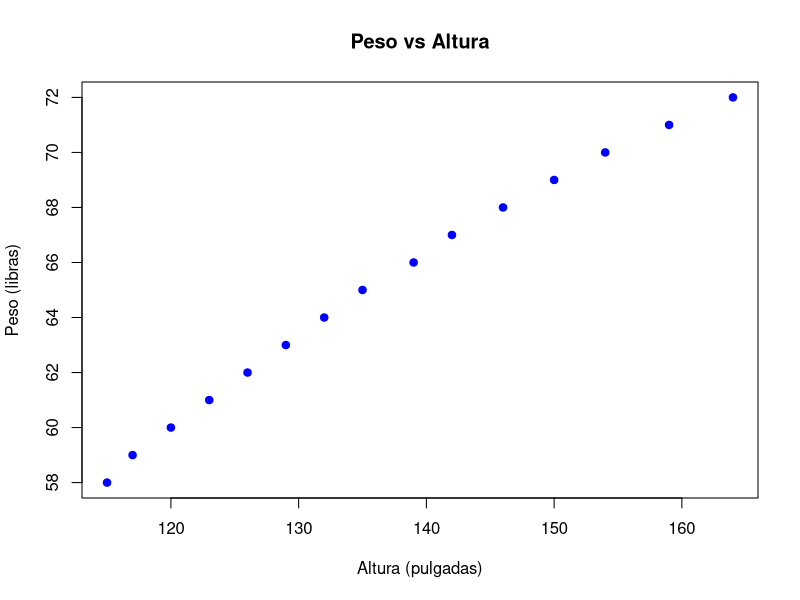
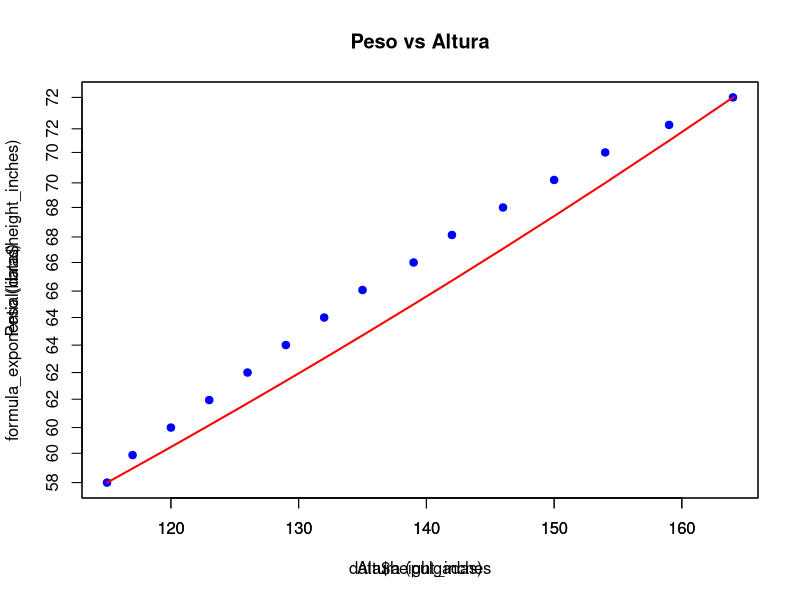
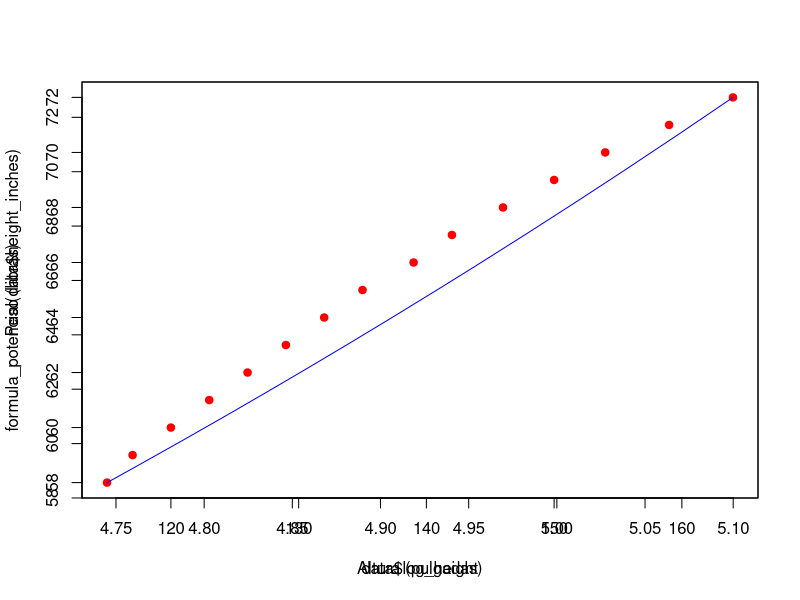

The R script that drew these images, in order:
library(openxlsx)
library(here)

data <- read.xlsx(here('mrl/class19022026/weight_height.xlsx'))

# a) Dibuje los puntos
# variable independiente: height_inches
# variable dependiente: weight_pounds

plot(
    data$height_inches,
    data$weight_pounds,
    main = "Peso vs Altura",
    xlab = "Altura (pulgadas)",
    ylab = "Peso (libras)",
    pch = 19,
    col = "blue"
)

# b) Aplique regresión simple, para construir un modelo exponencial
data$log_weight <- log(data$weight_pounds)
exponencial_model <- lm(log_weight ~ height_inches, data = data)

data$predicted_log_weight <- predict(exponencial_model)

# c) Determine los coeficientes del modelo
## Intercepto
cat('Intercepto:', exponencial_model$coefficients[[1]], '\n')

## Pendiente
cat('Pendiente:', exponencial_model$coefficients[[2]], '\n')

# d) Construya la fórmula del modelo exponencial
formula_exponential <- function(x) {
    exp(exponencial_model$coefficients[[1]] + exponencial_model$coefficients[[2]] * x)
}

# e) Dibuje los puntos y la gráfica del modelo exponencial
plot(
    data$height_inches,
    data$weight_pounds,
    main = "Peso vs Altura",
    xlab = "Altura (pulgadas)",
    ylab = "Peso (libras)",
    pch = 19,
    col = "blue"
)
par(new = T)
plot(
  data$height_inches,
  formula_exponential(data$height_inches),
  col = "red",
  type = "l",
  lwd = 2
)
#
# f) Dibuje los residuos y analice la dispersión

# g) Construya un modelo potencial y repita los incisos del a) al f)
data$log_height <- log(data$height_inches)
potencial_model <- lm(log_weight ~ log_height, data = data)
data$predicted_log_weight_potencial <- predict(potencial_model)

## Intercepto potencial
cat('Intercepto:', potencial_model$coefficients[[1]], '\n')

## Pendiente potencial
cat('Pendiente:', potencial_model$coefficients[[2]], '\n')

## Fórmula potencial
formula_potencial <- function(x) {
    exp(potencial_model$coefficients[[1]] + potencial_model$coefficients[[2]] * log(x))
}

## Gráfica potencial
plot(
    data$height_inches,
    data$weight_pounds,
    # main = "Peso vs Altura",
    xlab = "Altura (pulgadas)",
    ylab = "Peso (libras)",
    pch = 19,
    col = "red"
)
par(new = T)
plot(
    data$log_height,
    formula_potencial(data$height_inches),
    col = "blue",
    type = 'l',
    lwd = 1
)
